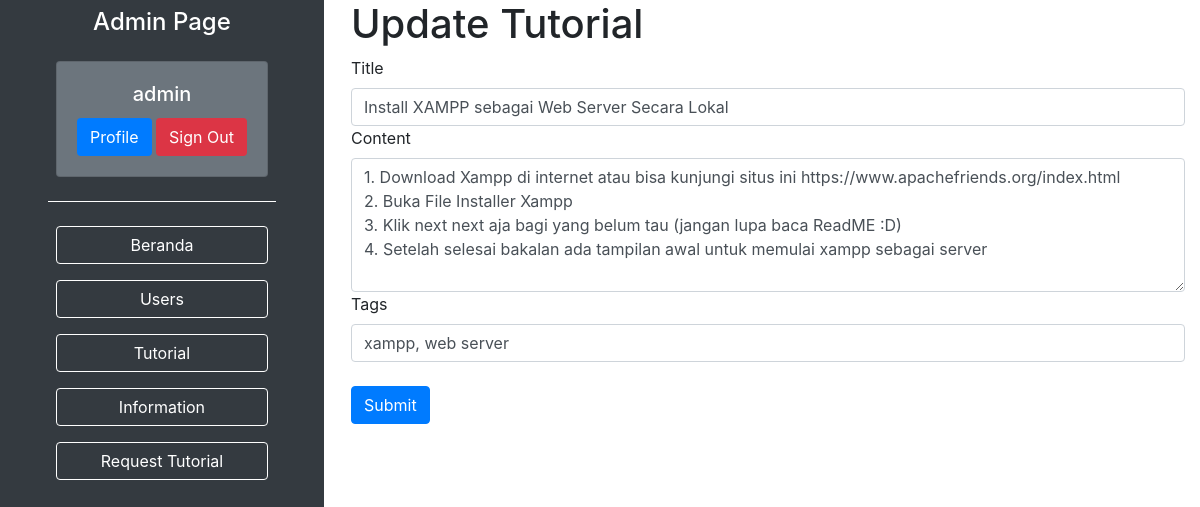
Screenshot of /admin/updatetutor.php?id=2 (signed in) with the database file from the repository.
### tables this page shows
CREATE TABLE `tutorial` (
  `id` int(11) NOT NULL,
  `title` varchar(50) NOT NULL,
  `content` text NOT NULL,
  `tags` varchar(150) NOT NULL,
  `date` datetime NOT NULL DEFAULT CURRENT_TIMESTAMP,
  `creator` int(10) NOT NULL
);

### config/fungsi.php (called while the page is built, shortened)
<?php
include 'koneksi.php';
function query ($query)
{
	global $conn;
	$sql = mysqli_query($conn,$query);
	if ($sql) {
		return $sql;
	}else{
		mysqli_error($conn);
	}
}
function read ($table, $field, $args="")
{
	$sql = "SELECT $field FROM $table ".$args;
	return query($sql);
}
 ?>

### admin/updatetutor.php (the view, shortened to what this page needs)
<?php
include 'template.php';
$id=0;
if ($_GET['id']) {
	$id=$_GET['id'];
}else{
	header("Location: http://localhost/DTSB/admin/tutorial.php");
}
$query=read("tutorial","*","WHERE id=".$id);
$fetch=mysqli_fetch_assoc($query);
 ?>
<div class="row">
  <div class="col">
  	<h1>Update Tutorial</h1>
	<form action="" method="post" class="form">
		<label for="title">Title</label>
		<input type="text" class="form-control" placeholder="Title" id="title" name="title" value="<?php echo $fetch['title']; ?>">
		<label for="content">Content</label>
		<textarea name="content" id="content" class="form-control" cols="30" rows="5"><?php echo $fetch['content']; ?></textarea>
		<label for="tags">Tags</label>
		<input type="text" class="form-control" id="tags" name="tags" placeholder="Tags" value="<?php echo $fetch['tags']; ?>"><br>
		<button class="btn btn-primary">Submit</button>
	</form>
  </div>
</div>
 <?php
include 'endtemplate.php';
  ?>

### rows the page displays
tutorial: title "Install XAMPP sebagai Web Server Secara Lokal", content "1. Download Xampp di internet atau bisa kunjungi situs ini https://www.apachefriends.org/index.html 2. Buka File Installer Xampp 3. Klik next next aja bagi yang belum tau (jangan lupa baca ReadME :D) 4. Setelah selesai bakalan ada tampilan awal untuk memulai xampp sebagai server", tags "xampp, web server"

### other values shown
$_SESSION['admin'] "admin"
